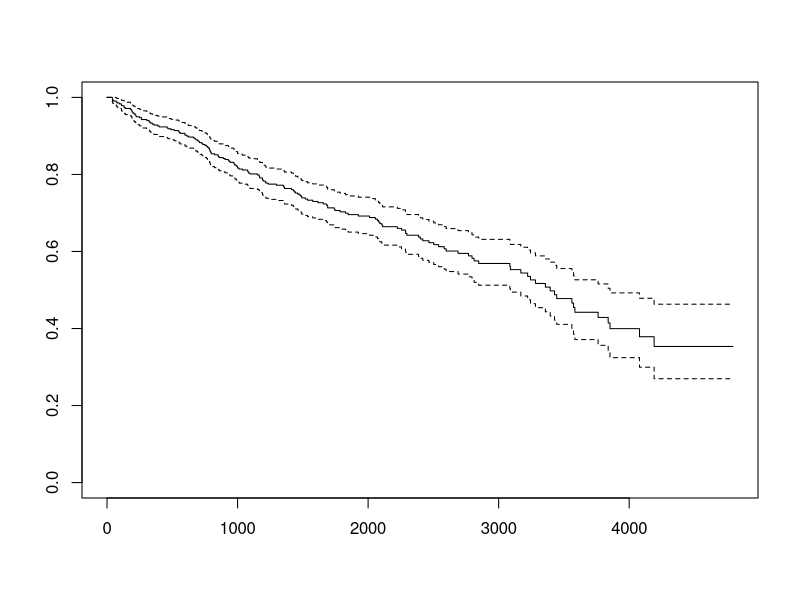
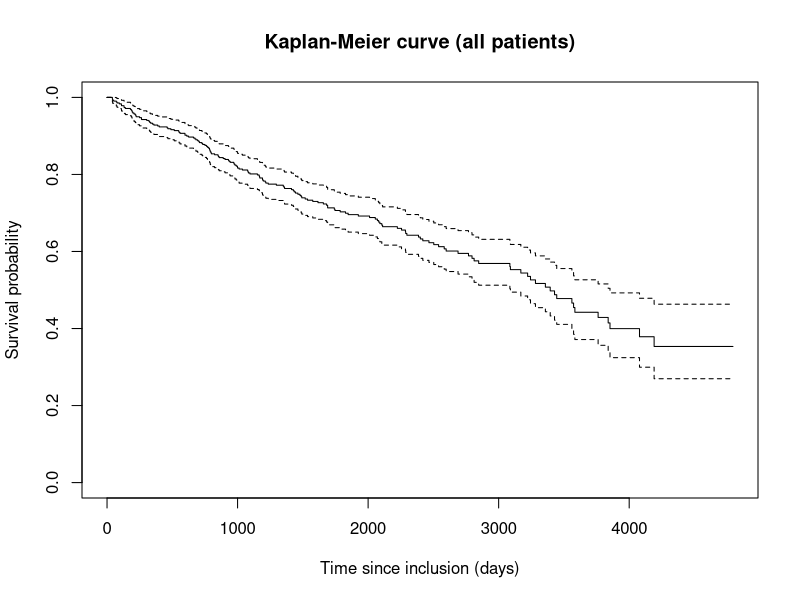
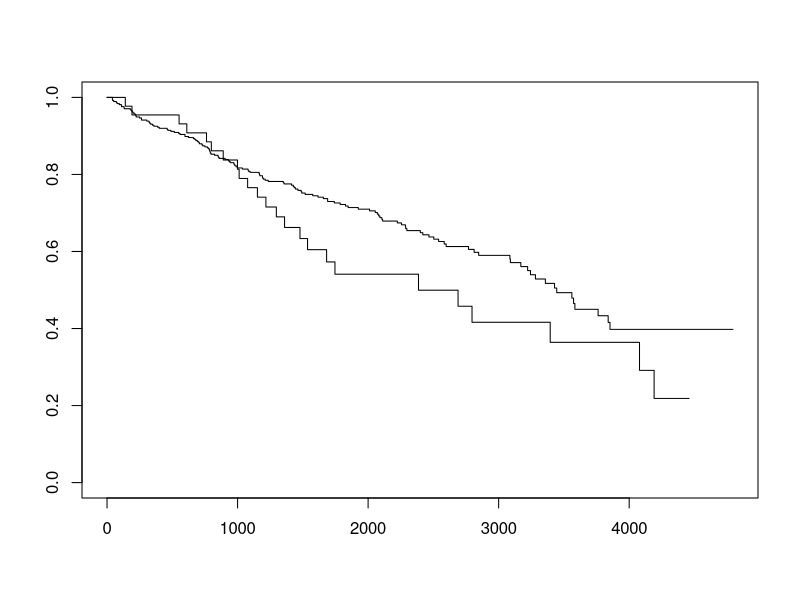
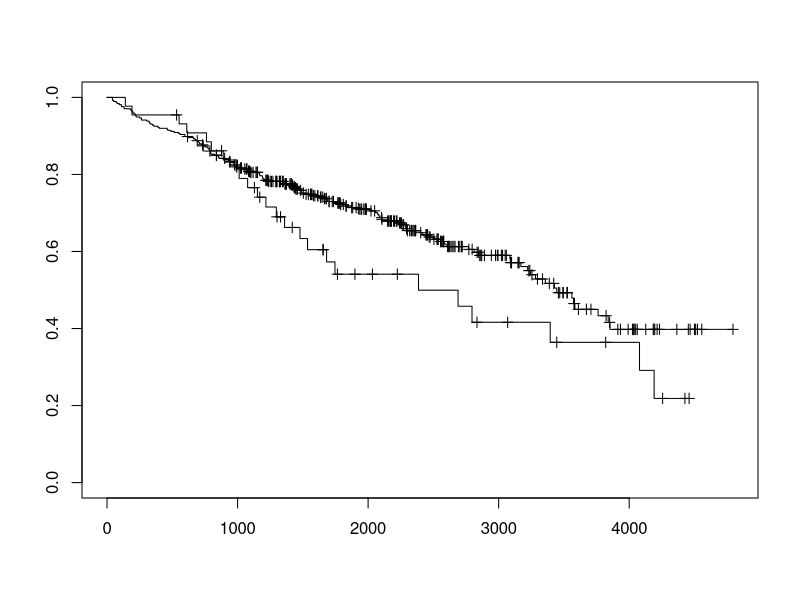
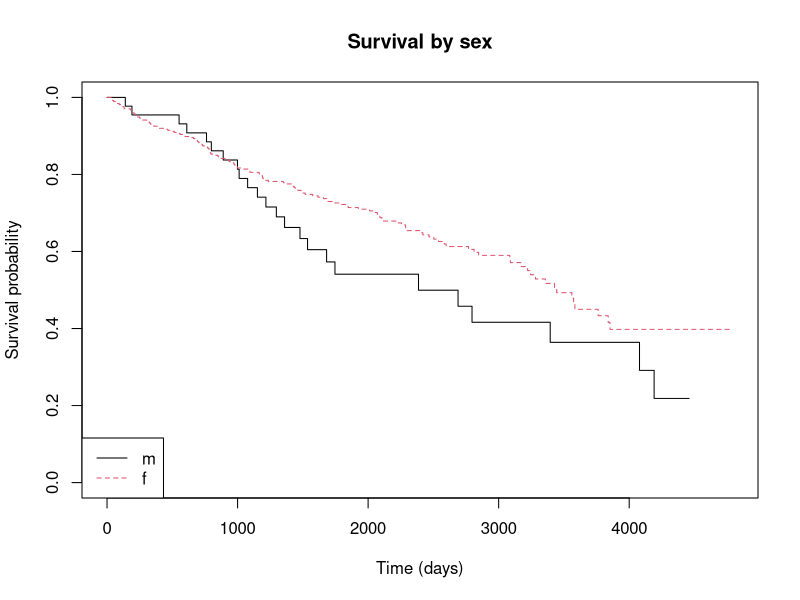

Write R code to recreate these figures, in order. (Note: this script raises an error after producing the figures.)

###################################################################
# Survival-Analysen using the "survival" and "survminer" packeges #
###################################################################

library(survival) #package for survival analysis
library(survminer) #for nicer plots using the function ggsurvplot()
head(pbc) #data set included in the survival package

# Take a look at the data set ----
?pbc                    # Description of the data set
head(pbc)
str(pbc)

# Check for missing values
sum(is.na(pbc))  # Total missing values in the dataset
sum(is.na(pbc$age))  # Missing values in age
sum(is.na(pbc$time)) # Missing values in survival time
sum(is.na(pbc$status)) # Missing values in event status

# You may want to remove rows with NAs for Cox regression:
pbc_cc <- na.omit(pbc)

#Create the survival object. 
(surv_km <- survfit(Surv(pbc$time, pbc$status==2) ~1))
#Define status==2 as death. Thus, status==1 is treated as censored.
pbc$SurvObj <- with(pbc, Surv(time, status == 2))

#?survfit

#survfit(formula, data, weights, subset, na.action, etype, id, istate, timefix=TRUE, ...)
#Arguments
#formula 	a formula object, which must have a Surv object as the response on the left of the ~ operator and, if desired, terms separated by + operators on the right. One of the terms may be a strata object. For a single survival curve the right hand side should be ~ 1. 

######################
# 1. Kaplan-Meier curve:

plot(surv_km)

#A little bit more comprehensive:
plot(
  surv_km,
  xlab = "Time since inclusion (days)",
  ylab = "Survival probability",
  main = "Kaplan-Meier curve (all patients)"
)

# Important summary statistics
summary(surv_km)           # survival at specific times
surv_median(surv_km)       # median survival (survminer)


######################
# 2.  Kaplan-Meier curve stratified by sex:

surv_km_by_sex <- survfit(SurvObj ~ sex, data = pbc, conf.type = "log-log")

plot(surv_km_by_sex)
plot(surv_km_by_sex, mark.time=T) #with "ticks" at events
plot(
  surv_km_by_sex,
  xlab = "Time (days)",
  ylab = "Survival probability",
  col  = 1:2,
  lty  = 1:2,
  main = "Survival by sex"
)
legend("bottomleft", legend = levels(pbc$sex), col = 1:2, lty = 1:2)


######################
# 3.  Nicer plots with ggsurvplot:

ggsurvplot(surv_km_by_sex)
ggsurvplot(surv_km_by_sex, fun="cumhaz") #"cumhaz" for the cumulative hazard function
ggsurvplot(surv_km_by_sex, fun="event") #"event" for cumulative events
ggsurvplot(surv_km_by_sex, fun="pct") #"pct" for survival probability in percentage.
ggsurvplot(surv_km_by_sex, conf.int=T) #with CIs
ggsurvplot(surv_km_by_sex, risk.table=T) #with "risk table"


######################
# 4.  Group comparisons with survdiff():

#test for difference between male and female:
survdiff(SurvObj ~ sex, data=pbc) #chi-squared test and p value


######################
# 5.  Cox regression (multivariate):
#see http://rstudio-pubs-static.s3.amazonaws.com/5896_8f0fed2ccbbd42489276e554a05af87e.html

cox1 <- coxph(SurvObj ~ age + sex + hepato + bili + albumin + platelet + stage, data=pbc)

summary(cox1)          # HRs, CIs, p values
exp(coef(cox1))        # Hazard Ratios
exp(confint(cox1))     # 95%-CIs for the HRs


ggforest(cox1) #Forest plot with HRs and CIs for all variables!
ggforest(cox1, main="Cox model: Hazard ratios")
# ggforest generates a forest plot to visualize the HRs and 95% CIs for each covariate
# HRs greater than 1 indicate an increased hazard, and HRs less than 1 indicate a decreased hazard for that variable.

######################
# 6. Check for violation of proportional hazard (constant HR over time)

(zph1 <- cox.zph(cox1)) #Stage is statistically significant. Note: This suggests a violation of the proportional hazards assumption!

#Schoenfeld residuals:
plot(zph1)

#For all variables using the survminer function (nicer):
ggcoxzph(zph1) # This plots Schoenfeld residuals for each variable
# Use ggcoxzph() to visualize the proportional hazards assumption
# ggcoxzph() helps visualize the Schoenfeld residuals for each covariate. The plot shows whether the residuals are random (no violation) or follow a pattern (violation of PH assumption)


# Solution 1: Stratification by status
cox2 <- coxph(SurvObj ~ age + sex + hepato + bili + albumin + platelet + strata(stage), data=pbc)
summary(cox2)
(zph2 <- cox.zph(cox2)) #better

# Solution 2: Time-varying effect for stage (e.g., the effect of stage could change over time)
cox3 <- coxph(Surv(time, status == 2) ~ age + sex + hepato + bili + albumin + platelet + tt(stage), data = pbc, tt = function(x, t) x * log(t))
summary(cox3)

######################
# To be added: Parametric survival estimations using the package "flexsurv" and the function "flexsurvreg".
